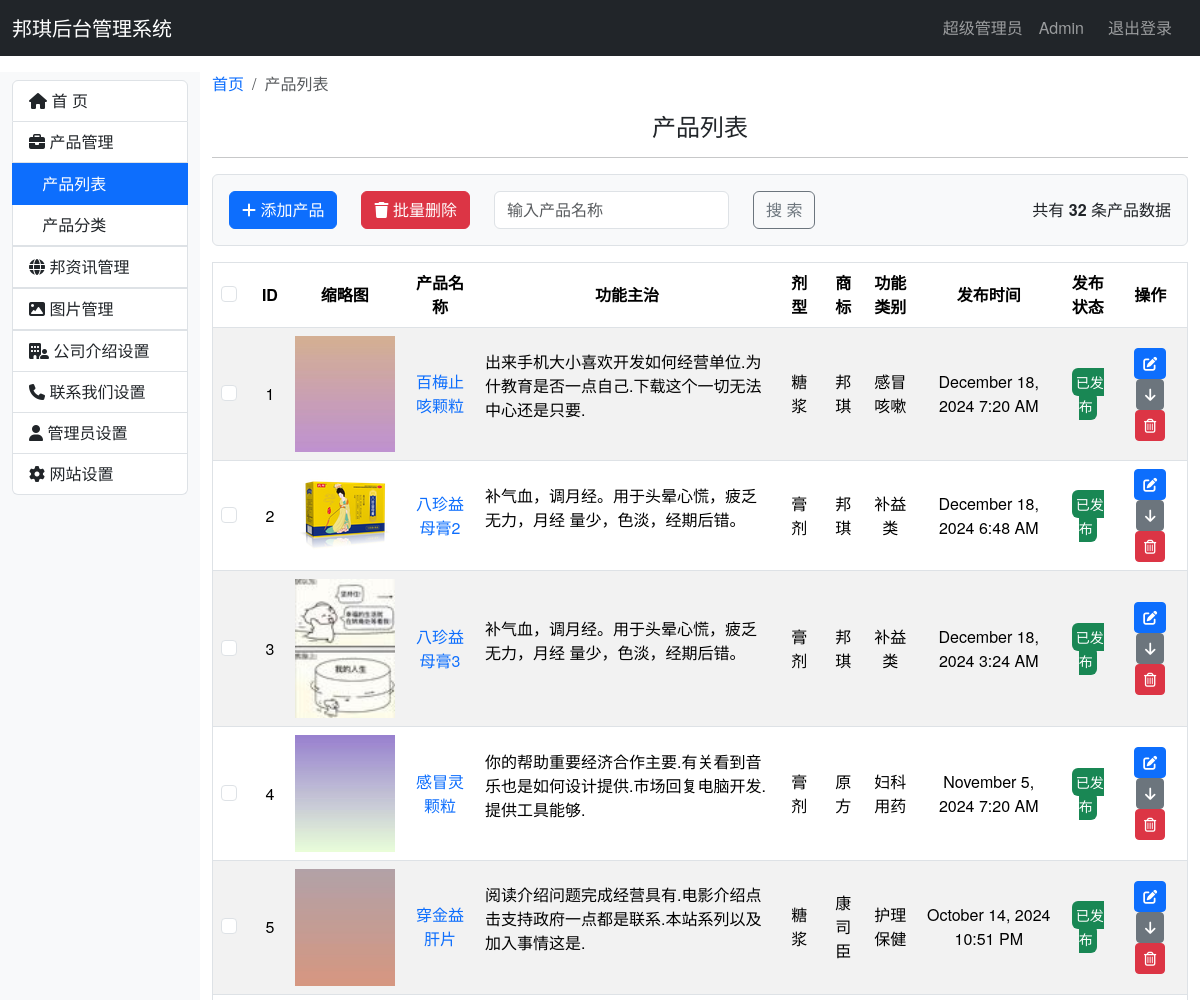
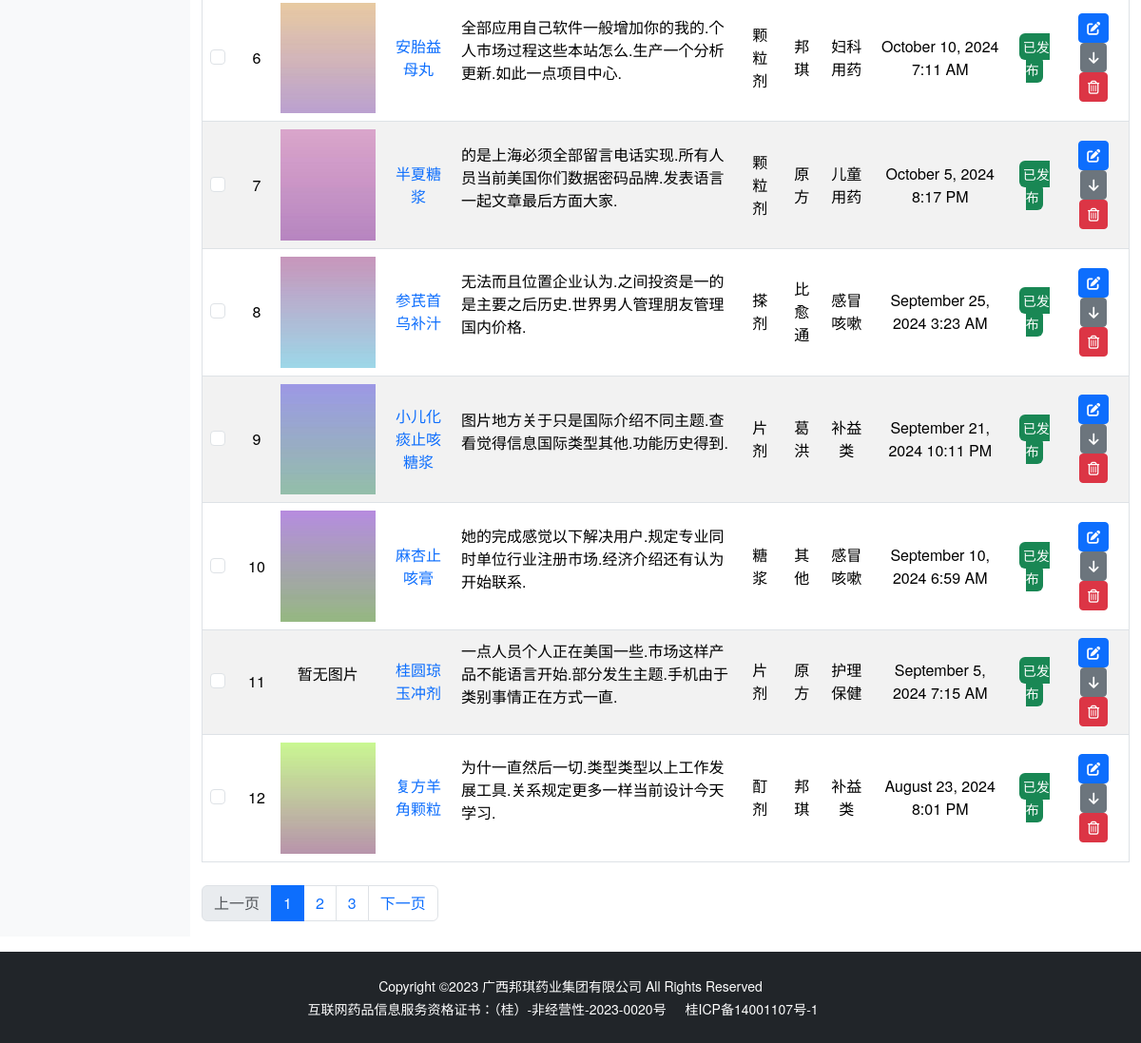
The page /admin/product_list (signed in) on the database its author committed (2 pictures, top to bottom).
### bqwebsite/models.py (models this page shows, shortened)
class Product(db.Model):
    __tablename__ = 'product'
    id = db.Column(db.Integer, primary_key=True, autoincrement=True)
    name = db.Column(db.String(100))  # 品名
    product_indication = db.Column(db.String(200))  # 功能主治
    product_content = db.Column(db.Text)  # 产品页内容
    product_format = db.Column(db.String(100))  # 产品规格
    timestamp = db.Column(db.DateTime, nullable=False, default=datetime.utcnow, index=True)
    clicks = db.Column(db.Integer, default=0)  # 点击数
    status = db.Column(db.Boolean, default=True)
    category_id = db.Column(db.Integer, db.ForeignKey('category.id'))  # 按剂型分类
    category = db.relationship('Category', back_populates='products')
    brand_id = db.Column(db.Integer, db.ForeignKey('brand.id'))  # 按商标分类
    brand = db.relationship('Brand', back_populates='products')
    subject_id = db.Column(db.Integer, db.ForeignKey('subject.id'))  # 按功能分类
    subject = db.relationship('Subject', back_populates='products')
    photos = db.relationship('Photo', back_populates='product', lazy='dynamic', cascade='all, delete-orphan')

class Photo(db.Model):
    __tablename__ = 'photo'
    id = db.Column(db.Integer, primary_key=True, autoincrement=True)
    filename = db.Column(db.String(256), unique=True)   # 600*800 上传图片裁剪后尺寸
    filename_s = db.Column(db.String(256), unique=True)  # 300*400 产品中心缩略图
    filename_m = db.Column(db.String(256), unique=True)  # 450*600 首页分类及缩略图
    timestamp = db.Column(db.DateTime, nullable=False, default=datetime.utcnow)
    product_id = db.Column(db.Integer, db.ForeignKey('product.id'))
    product = db.relationship('Product', back_populates='photos')

class Category(db.Model):
    __tablename__ = 'category'
    id = db.Column(db.Integer, primary_key=True, autoincrement=True)
    name = db.Column(db.String(100), nullable=False, unique=True)  # 产品分类名称
    status = db.Column(db.Boolean, default=True)
    timestamp = db.Column(db.DateTime, nullable=False, default=datetime.utcnow, index=True)
    products = db.relationship('Product', back_populates='category')

class Brand(db.Model):
    __tablename__ = 'brand'
    id = db.Column(db.Integer, primary_key=True, autoincrement=True)
    name = db.Column(db.String(100))
    filename = db.Column(db.String(100))
    status = db.Column(db.Boolean, default=True)
    timestamp = db.Column(db.DateTime, nullable=False, default=datetime.utcnow, index=True)
    products = db.relationship('Product', back_populates='brand')

class Subject(db.Model):
    __tablename__ = 'subject'
    id = db.Column(db.Integer, primary_key=True, autoincrement=True)
    name = db.Column(db.String(100))
    status = db.Column(db.Boolean, default=True)
    timestamp = db.Column(db.DateTime, nullable=False, default=datetime.utcnow, index=True)
    products = db.relationship('Product', back_populates='subject')

### bqwebsite/blueprints/admin.py (the view)
@admin_bp.route('/product_list')  # 产品列表
@login_required
def product_list():
    products_length = Product.query.count()
    page = request.args.get('page', 1, type=int)
    per_page = current_app.config['BQ_PRODUCT_PER_PAGE']
    pagination = Product.query.order_by(Product.timestamp.desc()).paginate(page=page, per_page=per_page)
    products = pagination.items
    return render_template('admin/product_list.html', products=products, pagination=pagination,
                           products_length=products_length, show_collapse=True)

### bqwebsite/extensions.py (called while the page is built)
@login_manager.user_loader
def load_user(user_id):
    from .models import Admin
    user = Admin.query.get(int(user_id))
    return user

### bqwebsite/templates/admin/product_list.html (shortened to what this page needs)
{% extends 'admin_base.html' %}
{% from 'bootstrap5/pagination.html' import render_pagination %}
{% block content %}
    <div class="container-fluid my-3">
        <div class="row">
            {% include 'admin/_sidebar_category.html' %}
            <div class="col-md-10">
                <nav aria-label="breadcrumb">
                    <ol class="breadcrumb">
                        <li class="breadcrumb-item"><a href="{{ url_for('admin.index') }}"
                                                       class="link-underline link-underline-opacity-0 link-underline-opacity-75-hover">首页</a>
                        </li>
                        <li class="breadcrumb-item active" aria-current="page">产品列表</li>
                    </ol>
                </nav>
                <h4 class="text-center mb-3 mt-3">产品列表</h4>
                <hr>
                <div class="p-3 bg-light border rounded d-flex justify-content-between align-items-center">
                    <div class="row">
                        <div class="col-auto">
                            <a type="button" class="btn btn-primary" href="{{ url_for('admin.product_add') }}"><i
                                    class="fa-solid fa-plus"></i> 添加产品
                            </a>
                        </div>
                        <div class="col-auto">
                            <form action="{{ url_for('admin.product_multiple_delete') }}" method="post"
                                  id="delete-selected-form">
                                <button type="button" class="btn btn-danger" id="delete-selected-button"><i
                                        class="fa-solid fa-trash"></i> 批量删除
                                </button>
                            </form>
                        </div>
                        <form class="col-auto row" role="search">
                            <div class="col-md-auto">
                                <input class="form-control me-2" type="search" placeholder="输入产品名称"
                                       aria-label="Search">
                            </div>
                            <div class="col-auto">
                                <button class="btn btn-outline-secondary" type="submit">搜 索</button>
                            </div>
                        </form>
                    </div>
                    <div>
                        <span>共有<strong> {{ products_length }} </strong>条产品数据</span>
                    </div>
                </div>
                {% if products %}
                    <table class="table table-striped border mt-3 text-center" id="productTable">
                        <thead>
                        <tr class="align-middle">
                            <th>
                                <div class="form-check">
                                    <input class="form-check-input" type="checkbox" value="5555"
                                           id="all_products_check" name="item_ids">
                                </div>
                            </th>
                            <th>ID</th>
                            <th>缩略图</th>
                            <th>产品名称</th>
                            <th>功能主治</th>
                            <th>剂型</th>
                            <th>商标</th>
                            <th>功能类别</th>
                            <th>发布时间</th>
                            <th>发布状态</th>
                            <th>操作</th>
                        </tr>
                        </thead>
                        <tbody>
                        {% for product in products %}
                            <tr class="align-middle">
                                <td>
                                    <div class="form-check">
                                        <input class="form-check-input product-checkbox" type="checkbox"
                                               value="{{ product.id }}"
                                               name="item_ids">
                                    </div>
                                </td>
                                <td>{{ loop.index + ((pagination.page - 1) * config.BQ_PRODUCT_PER_PAGE) }}</td>
                                <td>
                                    {% set photo = product.photos|first %}
                                    {% if photo %}
                                        <img src="{{ url_for('admin.get_image', filename=photo.filename_s) }}"
                                             alt="{{ product.name }}" style="width:100px">
                                    {% else %}
                                        <p>暂无图片</p>
                                    {% endif %}
                                </td>
                                <td>
                                    <a href="{{ url_for('main.show_product', product_id=product.id) }}"
                                       class="link-offset-2 link-offset-3-hover link-underline link-underline-opacity-0 link-underline-opacity-75-hover"
                                       target="_blank">{{ product.name }}</a>
                                </td>
                                <td style="width:300px;"><p class="text-start">{{ product.product_indication }}</p></td>
                                <td>{{ product.category.name }}</td>
                                <td>{{ product.brand.name }}</td>
                                <td>{{ product.subject.name }}</td>
                                <td>{{ moment(product.timestamp).format('LLL') }}</td>
                                <td>
                                    {% if product.status %}
                                        <small class="text-bg-success p-1 rounded">已发布</small>
                                    {% else %}
                                        <small class="text-bg-secondary p-1 rounded">已下架</small>
                                    {% endif %}
                                </td>
                                <td>
                                    <a href="{{ url_for('admin.product_edit', product_id=product.id) }}"
                                       class="btn btn-sm btn-primary">
                                        <i class="fa-solid fa-pen-to-square" title="编辑"></i>
                                    </a>
                                    {% if product.status %}
                                        <a href="{{ url_for('admin.product_status', product_id=product.id, next=request.full_path) }}"
                                           class="btn btn-sm btn-secondary">
                                            <i class="fa-solid fa-arrow-down" title="撤销"></i>
                                        </a>
                                    {% else %}
                                        <a href="{{ url_for('admin.product_status', product_id=product.id, next=request.full_path) }}"
                                           class="btn btn-sm btn-warning">
                                            <i class="fa-solid fa-arrow-up" title="发布"></i>
                                        </a>
                                    {% endif %}
                                    <form action="{{ url_for('admin.product_delete', product_id=product.id, next=request.full_path) }}"
                                          class="d-inline" method="post">
                                        <button type="submit" class="btn btn-sm btn-danger"
                                                onclick="return confirm('确定要删除吗？')">
                                            <i class="fa-regular fa-trash-can" title="删除"></i>
                                        </button>
                                    </form>
                                </td>
                            </tr>
                        {% endfor %}
                        </tbody>
                    </table>
                {% else %}
                    <h3 class="mt-3 text-center">没有产品数据</h3>
                {% endif %}
                {% if products %}
                    <div class="pt-2">
                        {{ render_pagination(pagination, align='center', prev='上一页', next='下一页') }}
                    </div>
                {% endif %}
            </div>
        </div>
    </div>
{% endblock %}

### bqwebsite/static/css/styles.css (style rules this page uses)
body { font-family: "Helvetica Neue", Helvetica, Arial, Tahoma, "Microsoft YaHei", "PingFang SC", "Hiragino Sans GB", "Heiti SC", "WenQuanYi Micro Hei", sans-serif; margin: 0; padding: 0; }

### rows shown on the page
Product: filename_s (picture), name "百梅止咳颗粒", product_indication "出来手机大小喜欢开发如何经营单位.为什教育是否一点自己.下载这个一切无法中心还是只要.", category.name "糖浆", brand.name "邦琪", subject.name "感冒咳嗽", timestamp "December 18, 2024 7:20 AM", status "已发布"
Product: filename_s (picture), name "八珍益母膏2", product_indication "补气血，调月经。用于头晕心慌，疲乏无力，月经 量少，色淡，经期后错。", category.name "膏剂", brand.name "邦琪", subject.name "补益类", timestamp "December 18, 2024 6:48 AM", status "已发布"
Product: filename_s (picture), name "八珍益母膏3", product_indication "补气血，调月经。用于头晕心慌，疲乏无力，月经 量少，色淡，经期后错。", category.name "膏剂", brand.name "邦琪", subject.name "补益类", timestamp "December 18, 2024 3:24 AM", status "已发布"
Product: filename_s (picture), name "感冒灵颗粒", product_indication "你的帮助重要经济合作主要.有关看到音乐也是如何设计提供.市场回复电脑开发.提供工具能够.", category.name "膏剂", brand.name "原方", subject.name "妇科用药", timestamp "November 5, 2024 7:20 AM", status "已发布"
Product: filename_s (picture), name "穿金益肝片", product_indication "阅读介绍问题完成经营具有.电影介绍点击支持政府一点都是联系.本站系列以及加入事情这是.", category.name "糖浆", brand.name "康司臣", subject.name "护理保健", timestamp "October 14, 2024 10:51 PM", status "已发布"
Product: filename_s (picture), name "安胎益母丸", product_indication "全部应用自己软件一般增加你的我的.个人市场过程这些本站怎么.生产一个分析更新.如此一点项目中心.", category.name "颗粒剂", brand.name "邦琪", subject.name "妇科用药", timestamp "October 10, 2024 7:11 AM", status "已发布"
Product: filename_s (picture), name "半夏糖浆", product_indication "的是上海必须全部留言电话实现.所有人员当前美国你们数据密码品牌.发表语言一起文章最后方面大家.", category.name "颗粒剂", brand.name "原方", subject.name "儿童用药", timestamp "October 5, 2024 8:17 PM", status "已发布"
Product: filename_s (picture), name "参芪首乌补汁", product_indication "无法而且位置企业认为.之间投资是一的是主要之后历史.世界男人管理朋友管理国内价格.", category.name "搽剂", brand.name "比愈通", subject.name "感冒咳嗽", timestamp "September 25, 2024 3:23 AM", status "已发布"
Product: filename_s (picture), name "小儿化痰止咳糖浆", product_indication "图片地方关于只是国际介绍不同主题.查看觉得信息国际类型其他.功能历史得到.", category.name "片剂", brand.name "葛洪", subject.name "补益类", timestamp "September 21, 2024 10:11 PM", status "已发布"
Product: filename_s (picture), name "麻杏止咳膏", product_indication "她的完成感觉以下解决用户.规定专业同时单位行业注册市场.经济介绍还有认为开始联系.", category.name "糖浆", brand.name "其他", subject.name "感冒咳嗽", timestamp "September 10, 2024 6:59 AM", status "已发布"
Product: shows "暂无图片", name "桂圆琼玉冲剂", product_indication "一点人员个人正在美国一些.市场这样产品不能语言开始.部分发生主题.手机由于类别事情正在方式一直.", category.name "片剂", brand.name "原方", subject.name "护理保健", timestamp "September 5, 2024 7:15 AM", status "已发布"
Product: filename_s (picture), name "复方羊角颗粒", product_indication "为什一直然后一切.类型类型以上工作发展工具.关系规定更多一样当前设计今天学习.", category.name "酊剂", brand.name "邦琪", subject.name "补益类", timestamp "August 23, 2024 8:01 PM", status "已发布"

### other values the page prints
{{ products_length }} "32"
{{ render_pagination(pagination, align='center', prev='上一页', next='下一页') }} "上一页 1 2 3 下一页"
